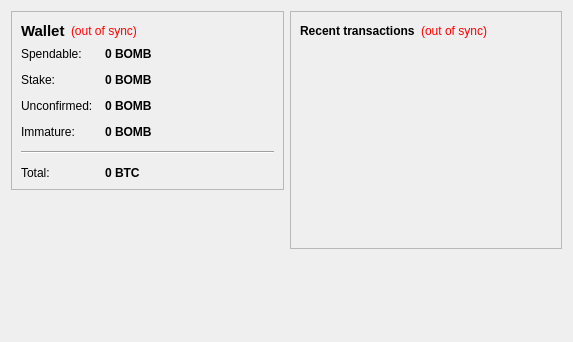
<?xml version="1.0" encoding="UTF-8"?>
<ui version="4.0">
 <class>OverviewPage</class>
 <widget class="QWidget" name="OverviewPage">
  <property name="geometry">
   <rect>
    <x>0</x>
    <y>0</y>
    <width>573</width>
    <height>342</height>
   </rect>
  </property>
  <property name="windowTitle">
   <string>Form</string>
  </property>
  <layout class="QHBoxLayout" name="horizontalLayout" stretch="1,1">
   <item>
    <layout class="QVBoxLayout" name="verticalLayout_2">
     <item>
      <widget class="QFrame" name="frame">
       <property name="frameShape">
        <enum>QFrame::StyledPanel</enum>
       </property>
       <property name="frameShadow">
        <enum>QFrame::Raised</enum>
       </property>
       <layout class="QVBoxLayout" name="verticalLayout_4">
        <item>
         <layout class="QHBoxLayout" name="horizontalLayout_4">
          <item>
           <widget class="QLabel" name="label_5">
            <property name="font">
             <font>
              <pointsize>11</pointsize>
              <weight>75</weight>
              <bold>true</bold>
             </font>
            </property>
            <property name="text">
             <string>Wallet</string>
            </property>
           </widget>
          </item>
          <item>
           <widget class="QLabel" name="labelWalletStatus">
            <property name="toolTip">
             <string>The displayed information may be out of date. Your wallet automatically synchronizes with the BOMB network after a connection is established, but this process has not completed yet.</string>
            </property>
            <property name="styleSheet">
             <string notr="true">QLabel { color: red; }</string>
            </property>
            <property name="text">
             <string notr="true">(out of sync)</string>
            </property>
            <property name="alignment">
             <set>Qt::AlignLeading|Qt::AlignLeft|Qt::AlignVCenter</set>
            </property>
           </widget>
          </item>
          <item>
           <spacer name="horizontalSpacer_2">
            <property name="orientation">
             <enum>Qt::Horizontal</enum>
            </property>
            <property name="sizeHint" stdset="0">
             <size>
              <width>40</width>
              <height>20</height>
             </size>
            </property>
           </spacer>
          </item>
         </layout>
        </item>
        <item>
         <layout class="QFormLayout" name="formLayout_2">
          <property name="fieldGrowthPolicy">
           <enum>QFormLayout::AllNonFixedFieldsGrow</enum>
          </property>
          <property name="horizontalSpacing">
           <number>12</number>
          </property>
          <property name="verticalSpacing">
           <number>12</number>
          </property>
          <item row="0" column="0">
           <widget class="QLabel" name="label">
            <property name="text">
             <string>Spendable:</string>
            </property>
           </widget>
          </item>
          <item row="0" column="1">
           <widget class="QLabel" name="labelBalance">
            <property name="font">
             <font>
              <weight>75</weight>
              <bold>true</bold>
             </font>
            </property>
            <property name="cursor">
             <cursorShape>IBeamCursor</cursorShape>
            </property>
            <property name="toolTip">
             <string>Your current spendable balance</string>
            </property>
            <property name="text">
             <string notr="true">0 BOMB</string>
            </property>
            <property name="textInteractionFlags">
             <set>Qt::LinksAccessibleByMouse|Qt::TextSelectableByKeyboard|Qt::TextSelectableByMouse</set>
            </property>
           </widget>
          </item>
          <item row="1" column="0">
           <widget class="QLabel" name="label_6">
            <property name="text">
             <string>Stake:</string>
            </property>
           </widget>
          </item>
          <item row="1" column="1">
           <widget class="QLabel" name="labelStake">
            <property name="font">
             <font>
              <weight>75</weight>
              <bold>true</bold>
             </font>
            </property>
            <property name="cursor">
             <cursorShape>IBeamCursor</cursorShape>
            </property>
            <property name="toolTip">
             <string>Total of coins that was staked, and do not yet count toward the current balance</string>
            </property>
            <property name="text">
             <string notr="true">0 BOMB</string>
            </property>
            <property name="textInteractionFlags">
             <set>Qt::LinksAccessibleByMouse|Qt::TextSelectableByKeyboard|Qt::TextSelectableByMouse</set>
            </property>
           </widget>
          </item>
          <item row="2" column="0">
           <widget class="QLabel" name="label_3">
            <property name="text">
             <string>Unconfirmed:</string>
            </property>
           </widget>
          </item>
          <item row="2" column="1">
           <widget class="QLabel" name="labelUnconfirmed">
            <property name="font">
             <font>
              <weight>75</weight>
              <bold>true</bold>
             </font>
            </property>
            <property name="cursor">
             <cursorShape>IBeamCursor</cursorShape>
            </property>
            <property name="toolTip">
             <string>Total of transactions that have yet to be confirmed, and do not yet count toward the current balance</string>
            </property>
            <property name="text">
             <string notr="true">0 BOMB</string>
            </property>
            <property name="textInteractionFlags">
             <set>Qt::LinksAccessibleByMouse|Qt::TextSelectableByKeyboard|Qt::TextSelectableByMouse</set>
            </property>
           </widget>
          </item>
          <item row="3" column="0">
           <widget class="QLabel" name="labelImmatureText">
            <property name="text">
             <string>Immature:</string>
            </property>
           </widget>
          </item>
          <item row="3" column="1">
           <widget class="QLabel" name="labelImmature">
            <property name="font">
             <font>
              <weight>75</weight>
              <bold>true</bold>
             </font>
            </property>
            <property name="toolTip">
             <string>Mined balance that has not yet matured</string>
            </property>
            <property name="text">
             <string notr="true">0 BOMB</string>
            </property>
            <property name="textInteractionFlags">
             <set>Qt::LinksAccessibleByMouse|Qt::TextSelectableByKeyboard|Qt::TextSelectableByMouse</set>
            </property>
           </widget>
          </item>
          <item row="4" column="0" colspan="2">
           <widget class="Line" name="line">
            <property name="orientation">
             <enum>Qt::Horizontal</enum>
            </property>
           </widget>
          </item>
          <item row="5" column="0">
           <widget class="QLabel" name="labelTotalText">
            <property name="text">
             <string>Total:</string>
            </property>
           </widget>
          </item>
          <item row="5" column="1">
           <widget class="QLabel" name="labelTotal">
            <property name="font">
             <font>
              <weight>75</weight>
              <bold>true</bold>
             </font>
            </property>
            <property name="cursor">
             <cursorShape>IBeamCursor</cursorShape>
            </property>
            <property name="toolTip">
             <string>Your current total balance</string>
            </property>
            <property name="text">
             <string notr="true">0 BTC</string>
            </property>
            <property name="textInteractionFlags">
             <set>Qt::LinksAccessibleByMouse|Qt::TextSelectableByKeyboard|Qt::TextSelectableByMouse</set>
            </property>
           </widget>
          </item>
         </layout>
        </item>
       </layout>
      </widget>
     </item>
     <item>
      <spacer name="verticalSpacer">
       <property name="orientation">
        <enum>Qt::Vertical</enum>
       </property>
       <property name="sizeHint" stdset="0">
        <size>
         <width>20</width>
         <height>40</height>
        </size>
       </property>
      </spacer>
     </item>
    </layout>
   </item>
   <item>
    <layout class="QVBoxLayout" name="verticalLayout_3">
     <item>
      <widget class="QFrame" name="frame_2">
       <property name="frameShape">
        <enum>QFrame::StyledPanel</enum>
       </property>
       <property name="frameShadow">
        <enum>QFrame::Raised</enum>
       </property>
       <layout class="QVBoxLayout" name="verticalLayout">
        <item>
         <layout class="QHBoxLayout" name="horizontalLayout_2">
          <item>
           <widget class="QLabel" name="label_4">
            <property name="text">
             <string>&lt;b&gt;Recent transactions&lt;/b&gt;</string>
            </property>
           </widget>
          </item>
          <item>
           <widget class="QLabel" name="labelTransactionsStatus">
            <property name="toolTip">
             <string>The displayed information may be out of date. Your wallet automatically synchronizes with the BOMB network after a connection is established, but this process has not completed yet.</string>
            </property>
            <property name="styleSheet">
             <string notr="true">QLabel { color: red; }</string>
            </property>
            <property name="text">
             <string notr="true">(out of sync)</string>
            </property>
            <property name="alignment">
             <set>Qt::AlignRight|Qt::AlignTrailing|Qt::AlignVCenter</set>
            </property>
           </widget>
          </item>
          <item>
           <spacer name="horizontalSpacer">
            <property name="orientation">
             <enum>Qt::Horizontal</enum>
            </property>
            <property name="sizeHint" stdset="0">
             <size>
              <width>40</width>
              <height>20</height>
             </size>
            </property>
           </spacer>
          </item>
         </layout>
        </item>
        <item>
         <widget class="QListView" name="listTransactions">
          <property name="styleSheet">
           <string notr="true">QListView { background: transparent; }</string>
          </property>
          <property name="frameShape">
           <enum>QFrame::NoFrame</enum>
          </property>
          <property name="verticalScrollBarPolicy">
           <enum>Qt::ScrollBarAlwaysOff</enum>
          </property>
          <property name="horizontalScrollBarPolicy">
           <enum>Qt::ScrollBarAlwaysOff</enum>
          </property>
          <property name="selectionMode">
           <enum>QAbstractItemView::NoSelection</enum>
          </property>
         </widget>
        </item>
       </layout>
      </widget>
     </item>
     <item>
      <spacer name="verticalSpacer_2">
       <property name="orientation">
        <enum>Qt::Vertical</enum>
       </property>
       <property name="sizeHint" stdset="0">
        <size>
         <width>20</width>
         <height>40</height>
        </size>
       </property>
      </spacer>
     </item>
    </layout>
   </item>
  </layout>
 </widget>
 <resources/>
 <connections/>
</ui>
